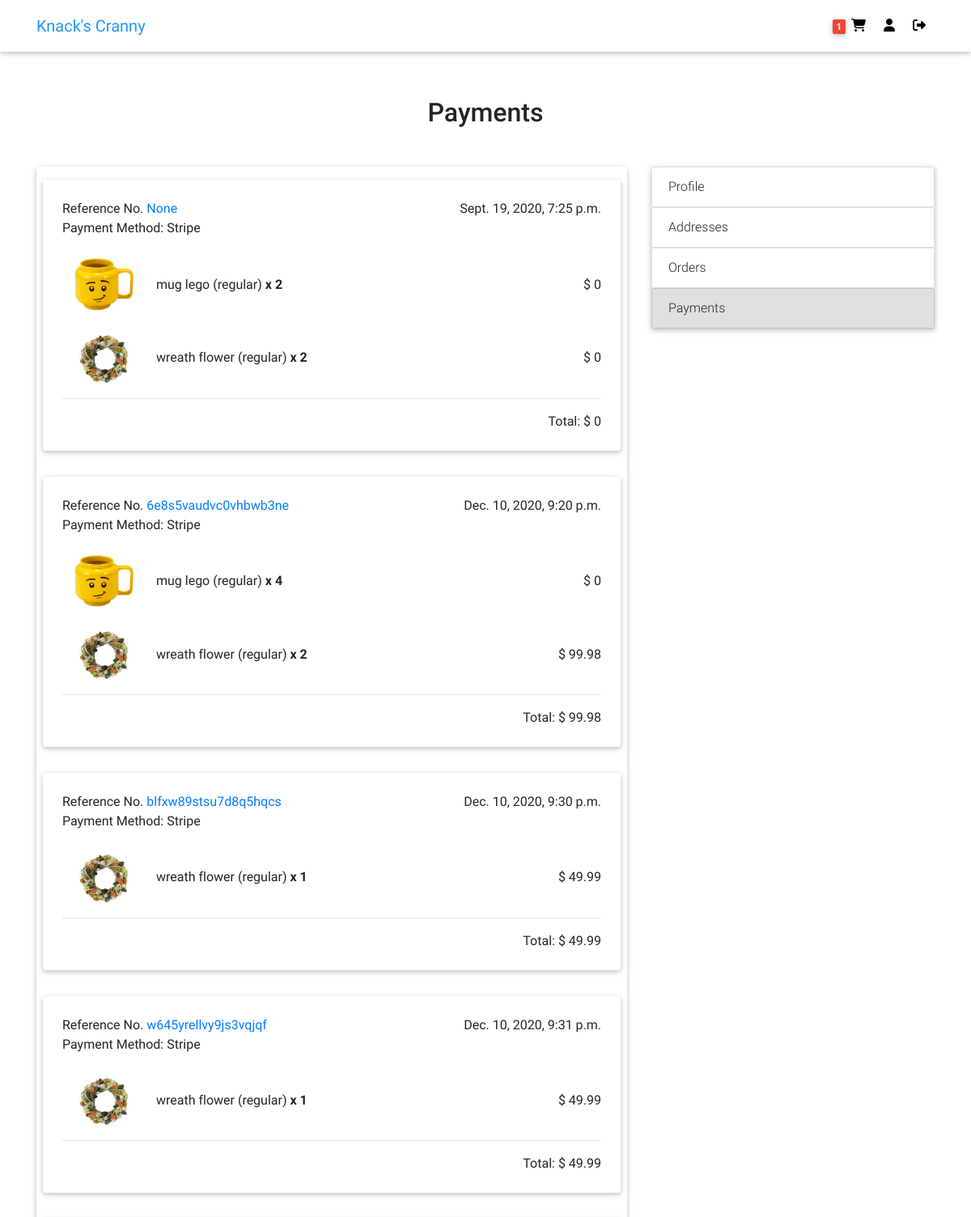
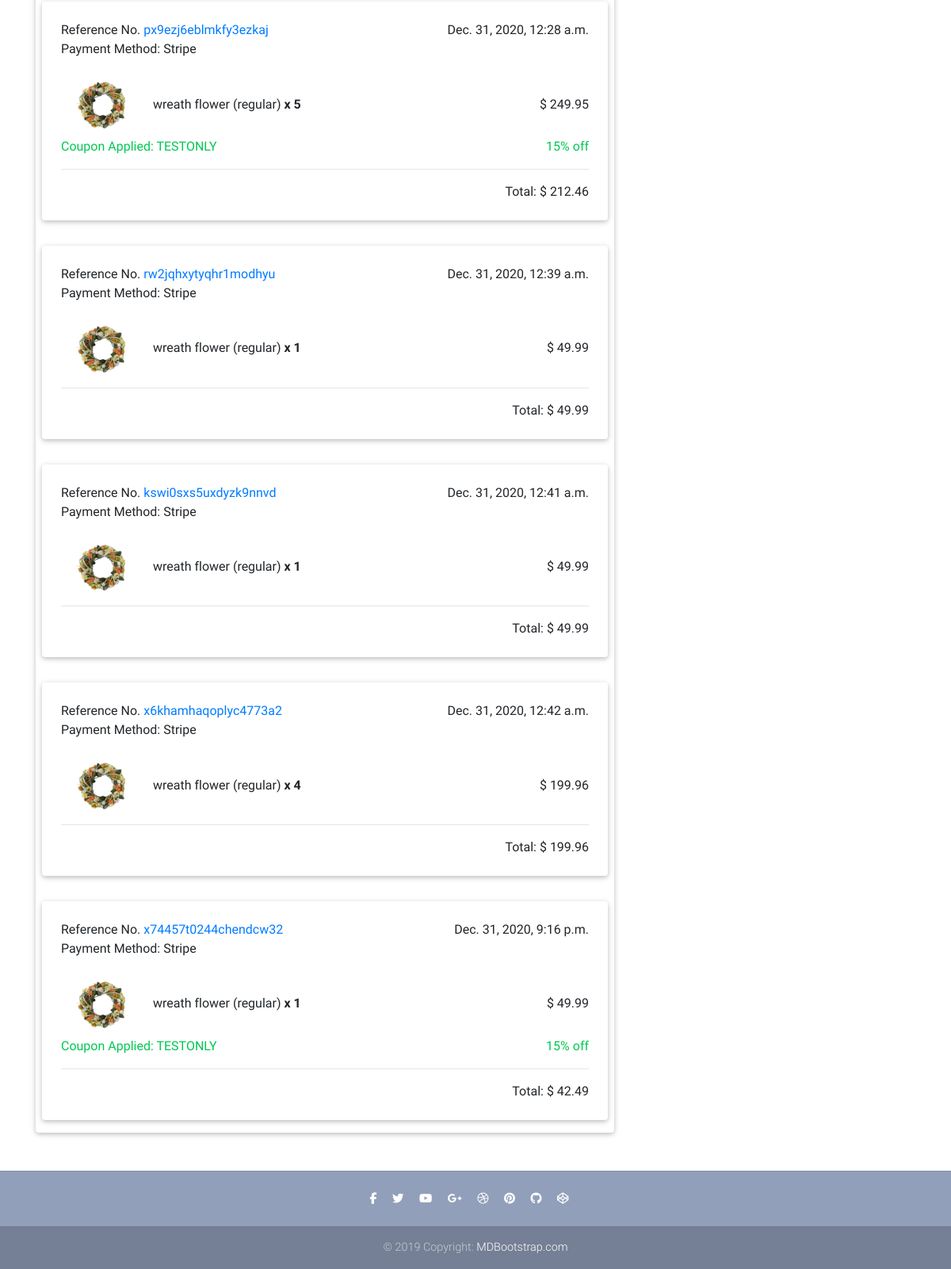
Page /payments/ (signed in) on the committed database (2 pictures, top to bottom).
### users/models.py (models this page shows, shortened)
class Customer(models.Model):
    user = models.OneToOneField(User, on_delete=models.SET_NULL, blank=True, null=True)
    session_id = models.CharField(max_length=32, blank=True, null=True)
    first_name = models.CharField(max_length=50, blank=True, null=True)
    last_name = models.CharField(max_length=50, blank=True, null=True)
    email = models.EmailField(max_length=100, blank=True, null=True)
    contact1 = models.CharField(max_length=30, blank=True, null=True)
    contact2 = models.CharField(max_length=30, blank=True, null=True)
    date_added = models.DateTimeField(default=timezone.now)
    date_updated = models.DateTimeField(default=timezone.now)
    image = models.ImageField(default=f'default_profile.png', upload_to='profile_pics')

### ecommerce/models.py (models this page shows, shortened)
class Order(models.Model):
    customer = models.ForeignKey(Customer, on_delete=models.SET_NULL, blank=True, null=True)
    reference_code = models.CharField(max_length=20, blank=True, null=True)
    shipping_address = models.ForeignKey(Address, related_name='shipping_address',
        on_delete=models.SET_NULL, blank=True, null=True)
    billing_address = models.ForeignKey(Address, related_name='billing_address',
        on_delete=models.SET_NULL, blank=True, null=True)
    payment = models.ForeignKey(Payment, on_delete=models.SET_NULL, blank=True, null=True)
    coupon = models.ForeignKey(Coupon, on_delete=models.SET_NULL, blank=True, null=True)
    date_added = models.DateTimeField(default=timezone.now)
    is_ordered = models.BooleanField(default=False)
    ordered_date = models.DateTimeField(blank=True, null=True)
    date_updated = models.DateTimeField(default=timezone.now)
    @property
    def get_ordered_cart_total(self):
        order_items = self.orderitem_set.all()
        total = sum([item.get_ordered_total for item in order_items])
        if self.coupon:
            if self.coupon.fixed_amount:
                total -= self.coupon.fixed_amount
            elif self.coupon.percent_value:
                total = round(total - (total * (self.coupon.percent_value / 100)),2)
        return total
    @property
    def get_cart_items(self):
        order_items = self.orderitem_set.all()
        total = sum([item.quantity for item in order_items])
        return total
    @property
    def get_discount(self):
        if self.coupon.fixed_amount:
            return '-$'+str(self.coupon.fixed_amount)
        elif self.coupon.percent_value:
            return str(round(self.coupon.percent_value,0))+'% off'

class OrderItem(models.Model):
    item = models.ForeignKey(Variation, on_delete=models.SET_NULL, blank=True, null=True)
    order = models.ForeignKey(Order, on_delete=models.SET_NULL, blank=True, null=True)
    ordered_item_price = models.DecimalField(max_digits=6, decimal_places=2, null=True, blank=True)
    quantity = models.IntegerField(default=0, blank=True, null=True)
    date_added = models.DateTimeField(default=timezone.now)
    @property
    def get_ordered_total(self):
        if self.ordered_item_price:
            total = self.ordered_item_price * self.quantity # 4.TODO remove the conditional if db is reloaded
        else:
            total = 0
        return total

### payment/models.py (models this page shows, shortened)
class Payment(models.Model):
    customer = models.ForeignKey(Customer, on_delete=models.SET_NULL, blank=True, null=True)
    charge_id = models.CharField(max_length=50)
    amount = models.DecimalField(max_digits=6, decimal_places=2)
    payment_method = models.CharField(max_length=1, choices=PAYMENT_METHOD)
    date_added = models.DateTimeField(default=timezone.now)

class Coupon(models.Model):
    code = models.CharField(max_length=20)
    fixed_amount = models.DecimalField(max_digits=4, decimal_places=2, blank=True, null=True)
    percent_value = models.DecimalField(max_digits=4, decimal_places=2, blank=True, null=True)
    quantity = models.IntegerField(blank=True, null=True)
    date_added = models.DateTimeField(default=timezone.now)
    date_updated = models.DateTimeField(default=timezone.now)
    date_expiration = models.DateTimeField(blank=True, null=True)
    def __str__(self):
        return self.code[:10]

### items/models.py (models this page shows, shortened)
class Variation(models.Model):
    item = models.ForeignKey(Item, on_delete=models.CASCADE)
    name = models.CharField(max_length=100, default='regular')
    alias = models.CharField(max_length=150, blank=True, unique=True)
    price = models.DecimalField(max_digits=6, decimal_places=2, null=True, blank=True)
    price_discount = models.DecimalField(max_digits=6, decimal_places=2, null=True, blank=True)
    description = models.TextField(null=True, blank=True)
    inventory = models.PositiveIntegerField(default=0, blank=True)
    item_label = models.CharField(max_length=2, choices=ITEM_LABELS)
    active = models.BooleanField(default=True)
    date_added = models.DateTimeField(default=timezone.now)
    date_updated = models.DateTimeField(default=timezone.now)

class VariationImage(models.Model):
    variation = models.ForeignKey(Variation, on_delete=models.CASCADE)
    name = models.CharField(max_length=100, default='default')
    alias = models.CharField(max_length=150, blank=True, unique=True)
    image = image = models.ImageField(default=f'default_variation.png', upload_to='item_variation_pics')

class Item(models.Model):
    category = models.ForeignKey(Category, on_delete=models.SET_NULL, null=True, blank=True)
    name = models.CharField(max_length=100, unique=True)
    description = models.TextField()
    price = models.DecimalField(max_digits=6, decimal_places=2)
    price_discount = models.DecimalField(max_digits=6, decimal_places=2, null=True, blank=True)
    item_label = models.CharField(max_length=2, choices=ITEM_LABELS, default='NA')
    date_added = models.DateTimeField(default=timezone.now)
    date_updated = models.DateTimeField(default=timezone.now)
    image = models.ImageField(default=f'default.png', upload_to='item_pics')

### users/views.py (the view)
# urls.py: path('payments/', views.payments, name='payments'),
@login_required
def payments(request):
    customer = Customer.objects.filter(user=request.user).first()
    orders = Order.objects.filter(customer=customer, is_ordered=True)
    if request.method == 'GET':
        context = {
            'orders': orders,
        }
        return render(request, 'users/payments.html', context)

### ecommerce/templatetags/cart_items_count.py (called while the page is built)
@register.filter
def cart_items_count(request):
    customer = query_customer(request)
    order = Order.objects.filter(customer=customer, is_ordered=False)
    if order.exists():
        return order.first().get_cart_items
    return None

### ecommerce/views.py (called while the page is built)
def query_customer(request):
    if request.user.is_authenticated:
        return Customer.objects.filter(user=request.user).first()
    else:
        return get_session(request)

### users/templates/users/payments.html
{% extends "ecommerce/base.html" %}
{% load crispy_forms_tags %}
{% block content %}
<main class="mt-5 pt-4">
  <div class="container fadeIn">
    <h2 class="my-5 h2 text-center">Payments</h2>
    <div class="row">
      <div class="col-md-8 mb-4">
        <div class="card">
          {% for order in orders %}
          <div class="card mx-2 my-3">
            <div class="px-4 py-4">
              <div class="row">
                <div class="col-md-6">
                  Reference No. <a id="{{ order.reference_code}}" class="anchor" href="/orders/#{{ order.reference_code }}">{{ order.reference_code}}</a>
                </div>
                <div class="col-md-6 text-right">
                  <span>{{ order.ordered_date }}</span>
                </div>
              </div>
              <div class="row">
                <div class="col-md-12">
                  Payment Method: {{ order.payment.get_payment_method_display }}
                </div>
              </div>
              {% for item in order.orderitem_set.all %}
              <div class="row pt-4 align-items-center">
                <div class="col-md-2">
                  <a href="{% url 'ecommerce:item' item.item.item.id item.item.name %}" class="item-label">
                    <img style="width:100px" src="{{ item.item.variationimage_set.first.image.url }}">
                  </a>
                </div>
                <div class="col-md-5">
                  <a href="{% url 'ecommerce:item' item.item.item.id item.item.name %}" class="item-label">
                    {{ item.item.item.name }} ({{ item.item.name }}) <strong>x {{ item.quantity }}</strong>
                  </a>
                </div>
                <div class="col-md-3 offset-md-2 text-right">
                  $ {{ item.get_ordered_total }}
                </div>
              </div>
              {% endfor %}
              {% if order.coupon %}
              <div class="row mt-2 text-success">
                <div class="col-md-6">
                  Coupon Applied: {{ order.coupon }}
                </div>
                <div class="col-md-6 text-right">
                  {{ order.get_discount }}
                </div>
              </div>
              {% endif %}
              <hr>
              <div class="row">
                <div class="col-md-12 text-right">
                  Total: $ {{ order.get_ordered_cart_total }}
                </div>
              </div>
            </div>
          </div>
          {% endfor %}
        </div>
      </div>
      <div class="col-md-4 mb-4">
        <ul class="list-group mb-3 z-depth-1">
          <a href="{% url 'users:profile' %}">
            <li class="list-group-item d-flex justify-content-between">Profile</li>
          </a>
          <a href="{% url 'users:addresses' %}">
            <li class="list-group-item d-flex justify-content-between">Addresses</li>
          </a>
          <a href="{% url 'users:orders' %}">
            <li class="list-group-item d-flex justify-content-between">Orders</li>
          </a>
          <a href="{% url 'users:payments' %}">
            <li class="list-group-item d-flex justify-content-between bg-light">Payments</li>
          </a>
        </ul>
      </div>
    </div>
  </div>
</main>
{% endblock content %}

### ecommerce/templates/ecommerce/navbar.html (shortened to what this page needs)
{% load cart_items_count %}
<nav class="navbar fixed-top navbar-expand-lg navbar-light white scrolling-navbar">
    <div class="container">
      <a class="navbar-brand waves-effect" href="/">
        <strong class="blue-text">Knack's Cranny</strong>
      </a>
      <div class="collapse navbar-collapse" id="navbarSupportedContent">
        <ul class="navbar-nav nav-flex-icons">
          <li class="nav-item">
            <a href="{% url 'ecommerce:cart' %}" class="nav-link waves-effect" title="Cart">
              {% if request|cart_items_count %}
              <span class="badge red z-depth-1"> {{ request|cart_items_count }} </span>
              {% endif %}
              <i class="fas fa-shopping-cart"></i>
            </a>
          </li>
          {% if request.user.is_authenticated %}
          <li class="nav-item">
            <a href="{% url 'users:profile' %}" class="nav-link waves-effect" title="{{ user.username }}">
              <i class="fas fa-user"></i>
            </a>
          </li>
          <li class="nav-item">
            <a class="nav-link waves-effect" href="{% url 'logout' %}" title="Log Out">
              <i class="fas fa-sign-out-alt"></i>
            </a>
          </li>
          {% endif %}
        </ul>
      </div>
    </div>
  </nav>

### ecommerce/static/ecommerce/css/style.css (style rules this page uses)
.anchor { position: relative; padding-top: 100px; }
a .list-group-item, .item-label, .item-label:hover { color: #212529; text-decoration: inherit; }

### rows in the picture
Order: reference_code "None", ordered_date "Sept. 19, 2020, 7:25 p.m.", payment.payment_method "Stripe", get_ordered_cart_total "0"
OrderItem: item.variationimage_set.first.image (picture), item.item.name "mug lego", item.name "regular", quantity "2", get_ordered_total "0"
OrderItem: item.variationimage_set.first.image (picture), item.item.name "wreath flower", item.name "regular", quantity "2", get_ordered_total "0"
Order: reference_code "6e8s5vaudvc0vhbwb3ne", ordered_date "Dec. 10, 2020, 9:20 p.m.", payment.payment_method "Stripe", get_ordered_cart_total "99.98"
OrderItem: item.variationimage_set.first.image (picture), item.item.name "mug lego", item.name "regular", quantity "4", get_ordered_total "0"
OrderItem: item.variationimage_set.first.image (picture), item.item.name "wreath flower", item.name "regular", quantity "2", get_ordered_total "99.98"
Order: reference_code "blfxw89stsu7d8q5hqcs", ordered_date "Dec. 10, 2020, 9:30 p.m.", payment.payment_method "Stripe", get_ordered_cart_total "49.99"
OrderItem: item.variationimage_set.first.image (picture), item.item.name "wreath flower", item.name "regular", quantity "1", get_ordered_total "49.99"
Order: reference_code "w645yrellvy9js3vqjqf", ordered_date "Dec. 10, 2020, 9:31 p.m.", payment.payment_method "Stripe", get_ordered_cart_total "49.99"
OrderItem: item.variationimage_set.first.image (picture), item.item.name "wreath flower", item.name "regular", quantity "1", get_ordered_total "49.99"
Order: reference_code "px9ezj6eblmkfy3ezkaj", ordered_date "Dec. 31, 2020, 12:28 a.m.", payment.payment_method "Stripe", coupon "TESTONLY", get_discount "15% off", get_ordered_cart_total "212.46"
OrderItem: item.variationimage_set.first.image (picture), item.item.name "wreath flower", item.name "regular", quantity "5", get_ordered_total "249.95"
Order: reference_code "rw2jqhxytyqhr1modhyu", ordered_date "Dec. 31, 2020, 12:39 a.m.", payment.payment_method "Stripe", get_ordered_cart_total "49.99"
OrderItem: item.variationimage_set.first.image (picture), item.item.name "wreath flower", item.name "regular", quantity "1", get_ordered_total "49.99"
Order: reference_code "kswi0sxs5uxdyzk9nnvd", ordered_date "Dec. 31, 2020, 12:41 a.m.", payment.payment_method "Stripe", get_ordered_cart_total "49.99"
OrderItem: item.variationimage_set.first.image (picture), item.item.name "wreath flower", item.name "regular", quantity "1", get_ordered_total "49.99"
Order: reference_code "x6khamhaqoplyc4773a2", ordered_date "Dec. 31, 2020, 12:42 a.m.", payment.payment_method "Stripe", get_ordered_cart_total "199.96"
OrderItem: item.variationimage_set.first.image (picture), item.item.name "wreath flower", item.name "regular", quantity "4", get_ordered_total "199.96"
Order: reference_code "x74457t0244chendcw32", ordered_date "Dec. 31, 2020, 9:16 p.m.", payment.payment_method "Stripe", coupon "TESTONLY", get_discount "15% off", get_ordered_cart_total "42.49"
OrderItem: item.variationimage_set.first.image (picture), item.item.name "wreath flower", item.name "regular", quantity "1", get_ordered_total "49.99"

### other values in the picture
{{ request|cart_items_count }} "1"
